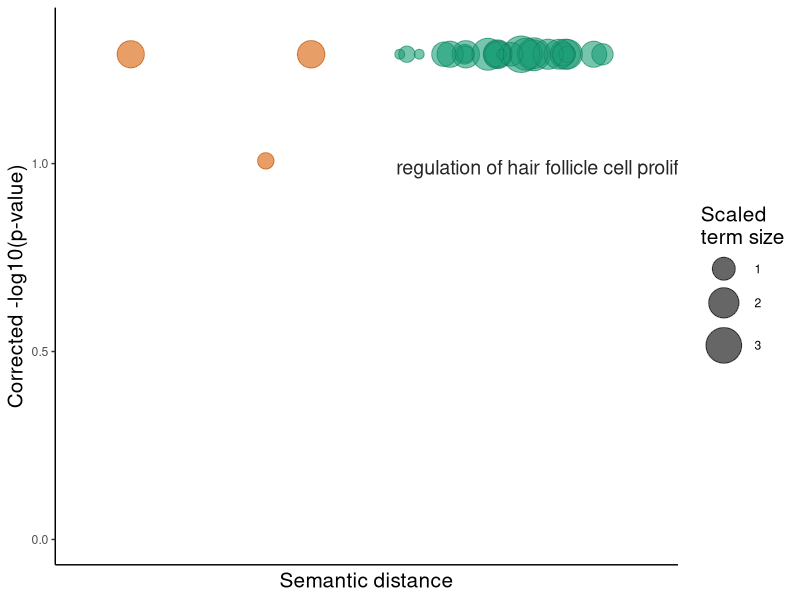

This chart was generated by the following R code:


# A plotting R script produced by the REVIGO server at http://revigo.irb.hr/
# If you found REVIGO useful in your work, please cite the following reference:
# Supek F et al. "REVIGO summarizes and visualizes long lists of Gene Ontology
# terms" PLoS ONE 2011. doi:10.1371/journal.pone.0021800


# --------------------------------------------------------------------------
# If you don't have the ggplot2 package installed, uncomment the following line:
# install.packages( "ggplot2" );
library( ggplot2 );
library( RColorBrewer );
library( ggridges )
# --------------------------------------------------------------------------
# If you don't have the scales package installed, uncomment the following line:
# install.packages( "scales" );
library( scales );


# --------------------------------------------------------------------------
# Here is your data from REVIGO. Scroll down for plot configuration options.



revigo.names <- c("term_ID","description","frequency_%","plot_X","plot_Y","plot_size","log10_p_value","uniqueness","dispensability");
revigo.data <- rbind(c("GO:0071336","regulation of hair follicle cell proliferation", 0.012,-5.635, 0.847, 0.477,-1.2909,0.504,0.000),
                     c("GO:1901799","negative regulation of proteasomal protein catabolic process", 0.190, 5.428, 0.693, 1.531,-1.2909,0.870,0.026),
                     c("GO:0006656","phosphatidylcholine biosynthetic process", 0.208, 0.856,-5.112, 1.568,-1.2909,0.917,0.034),
                     c("GO:0060784","regulation of cell proliferation involved in tissue homeostasis", 0.006,-3.970, 0.322, 0.301,-1.2909,0.517,0.234),
                     c("GO:2000101","regulation of mammary stem cell proliferation", 0.006,-1.391, 2.532, 0.301,-1.2909,0.510,0.234),
                     c("GO:0060723","regulation of cell proliferation involved in embryonic placenta development", 0.012,-1.571, 4.408, 0.477,-1.2909,0.481,0.326),
                     c("GO:0070663","regulation of leukocyte proliferation", 1.171,-4.592, 3.200, 2.310,-1.2909,0.363,0.326),
                     c("GO:1901382","regulation of chorionic trophoblast cell proliferation", 0.023,-3.036, 1.311, 0.699,-1.2909,0.487,0.344),
                     c("GO:0071863","regulation of cell proliferation in bone marrow", 0.035,-6.529, 2.398, 0.845,-1.2909,0.476,0.355),
                     c("GO:2000291","regulation of myoblast proliferation", 0.058,-5.543, 1.807, 1.041,-1.2909,0.462,0.370),
                     c("GO:0070344","regulation of fat cell proliferation", 0.063,-4.213, 1.532, 1.079,-1.2909,0.460,0.373),
                     c("GO:1901722","regulation of cell proliferation involved in kidney development", 0.081,-2.510, 3.011, 1.176,-1.2909,0.443,0.381),
                     c("GO:0033688","regulation of osteoblast proliferation", 0.133,-6.306, 3.427, 1.380,-1.2909,0.438,0.398),
                     c("GO:0060251","regulation of glial cell proliferation", 0.138,-2.668, 3.899, 1.398,-1.2909,0.420,0.400),
                     c("GO:0010464","regulation of mesenchymal cell proliferation", 0.202,-3.871, 2.455, 1.556,-1.2909,0.425,0.414),
                     c("GO:0060043","regulation of cardiac muscle cell proliferation", 0.202,-3.066, 4.964, 1.556,-1.2909,0.335,0.414),
                     c("GO:2000495","regulation of cell proliferation involved in compound eye morphogenesis", 0.331,-3.872, 4.921, 1.763,-1.2909,0.336,0.434),
                     c("GO:0072091","regulation of stem cell proliferation", 0.340,-4.780, 2.562, 1.778,-1.2909,0.408,0.435),
                     c("GO:2000177","regulation of neural precursor cell proliferation", 0.427,-5.647, 4.478, 1.875,-1.2909,0.400,0.445),
                     c("GO:0048145","regulation of fibroblast proliferation", 0.490,-5.426, 3.178, 1.934,-1.2909,0.395,0.451),
                     c("GO:1901645","regulation of synoviocyte proliferation", 0.544,-5.150, 4.626, 1.978,-1.2909,0.391,0.456),
                     c("GO:1904002","regulation of sebum secreting cell proliferation", 0.544,-5.588, 3.902, 1.978,-1.2909,0.357,0.456),
                     c("GO:0035206","regulation of hemocyte proliferation", 1.111,-3.624, 3.762, 2.286,-1.2909,0.356,0.493),
                     c("GO:0050678","regulation of epithelial cell proliferation", 1.714,-4.790, 3.762, 2.474,-1.2909,0.348,0.518),
                     c("GO:1904073","regulation of trophectodermal cell proliferation", 0.006,-1.884, 5.420, 0.301,-1.2909,0.469,0.523),
                     c("GO:1903860","negative regulation of dendrite extension", 0.012, 2.005, 7.146, 0.477,-1.0073,0.674,0.528),
                     c("GO:0042127","regulation of cell proliferation", 8.898,-4.470, 3.708, 3.188,-1.2909,0.333,0.596),
                     c("GO:2000136","regulation of cell proliferation involved in heart morphogenesis", 0.098,-3.868, 5.464, 1.255,-1.2909,0.390,0.660),
                     c("GO:0003420","regulation of growth plate cartilage chondrocyte proliferation", 0.012,-3.052, 5.899, 0.477,-1.2909,0.425,0.696));

one.data <- data.frame(revigo.data);
names(one.data) <- revigo.names;
one.data <- one.data [(one.data$plot_X != "null" & one.data$plot_Y != "null"), ];
one.data$plot_X <- -as.numeric( as.character(one.data$plot_X) );
one.data$plot_Y <- as.numeric( as.character(one.data$plot_Y) );
one.data$plot_size <- as.numeric( as.character(one.data$plot_size) );
one.data$log10_p_value <- as.numeric( as.character(one.data$log10_p_value) );
one.data$log10_p_value <- -one.data$log10_p_value
one.data$frequency <- as.numeric( as.character(one.data$frequency) );
one.data$uniqueness <- as.numeric( as.character(one.data$uniqueness) );
one.data$dispensability <- as.numeric( as.character(one.data$dispensability) );

#k-means clustering of data
num.of.cluster=2         ###change###
#cluster=kmeans(one.data[,c("plot_X","plot_Y")],2)$cluster
cluster=as.character(kmeans(one.data[,"plot_X"],num.of.cluster)$cluster)
one.data$cluster <- cluster;
#head(one.data);

# --------------------------------------------------------------------------
# Names of the axes, sizes of the numbers and letters, names of the columns,
# etc. can be changed below

p1 <- ggplot( data = one.data );
p1 <- p1 + geom_point( aes( plot_X, log10_p_value, colour = cluster, size = plot_size), alpha = I(0.6) ) + scale_size_area();
#p1 <- p1 + scale_colour_gradientn( colours = c("purple","orange"), limits = c( 1, 2) );
p1 <- p1 + scale_color_manual(values = brewer.pal(num.of.cluster, "Dark2"));      #color the dots by cluster
p1 <- p1 + geom_point( aes(plot_X, log10_p_value, size = plot_size), shape = 21, fill = "transparent", colour = I (alpha ("black", 0.1) )) + scale_size_area();
p1 <- p1 + scale_size( range=c(3, 12)); #scale_fill_gradientn(colours = heat_hcl(7), limits = c(-300, 0) );
ex <- one.data [ one.data$dispensability < 0.02, ];   #choose the ones that are really independent (smaller dispensability = more independent)
ex$log10_p_value<-ex$log10_p_value-0.3        #plot_X and log10_p_value will be used as coordinates for labels
p1 <- p1 + geom_text( data = ex, aes(plot_X, log10_p_value, label = description), colour = I(alpha("black", 0.85)), size =  5);     #add the labels onto the plot
p1 <- p1 + labs (y = "Corrected -log10(p-value)", x = "Semantic distance",size="Scaled\nterm size", 
                 col="Term semantic distance" );
p1 <- p1 + theme(legend.key = element_blank()) ;
one.x_range = max(one.data$plot_X) - min(one.data$plot_X);
one.y_range = max(one.data$log10_p_value) - min(one.data$log10_p_value);
p1 <- p1 + xlim(min(one.data$plot_X)-one.x_range/10,max(one.data$plot_X)+one.x_range/10);  #we add some margin (one.x_range/10) on each side 
p1 <- p1 + ylim(0,max(one.data$log10_p_value)+one.y_range/5);      #we add some margin (one.y_range/5) on the top
p1<-p1 + theme_classic() +guides(col=FALSE)+#theme(legend.position="bottom") 
  theme(axis.ticks.x=element_blank(),axis.text.x=element_blank(),axis.title = element_text(size = 15),legend.title=element_text(size=15))
# --------------------------------------------------------------------------
# Output the plot to screen

#p1;

# Uncomment the line below to also save the plot to a file.
# The file type depends on the extension (default=pdf).

#setwd("~/Desktop")
ggsave("Revigo_input_all_region_logit_JC_A3SS_pvalue.txt_BP.pdf",width=5, height=4, units='in')
